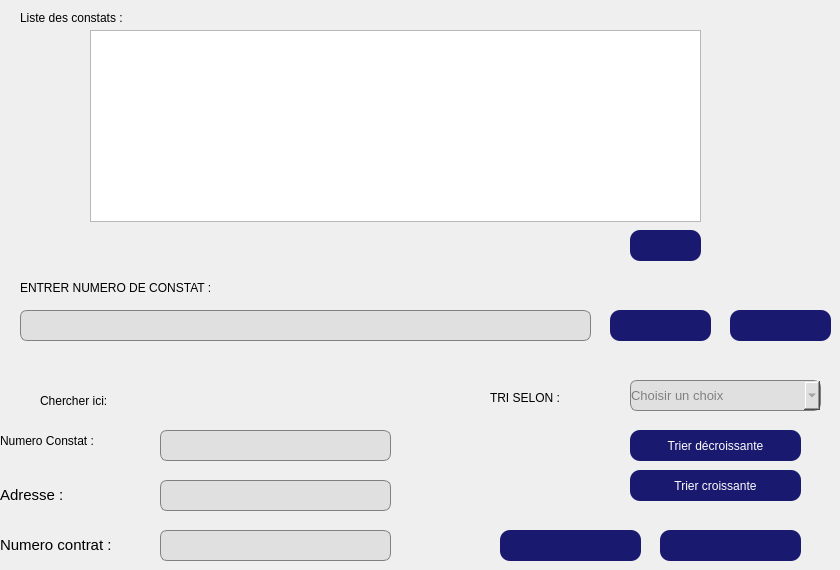
   <widget class="QWidget" name="tab_6">
    <attribute name="title">
     <string>LISTE</string>
    </attribute>
    <widget class="QLabel" name="label_43">
     <property name="geometry">
      <rect>
       <x>20</x>
       <y>10</y>
       <width>191</width>
       <height>16</height>
      </rect>
     </property>
     <property name="styleSheet">
      <string notr="true">font: 11pt &quot;Copperplate Gothic Bold&quot;;
color: rgb(0, 0, 0);</string>
     </property>
     <property name="text">
      <string>Liste des constats : </string>
     </property>
    </widget>
    <widget class="QLabel" name="label_44">
     <property name="geometry">
      <rect>
       <x>20</x>
       <y>280</y>
       <width>361</width>
       <height>16</height>
      </rect>
     </property>
     <property name="styleSheet">
      <string notr="true">font: 11pt &quot;Copperplate Gothic Bold&quot;;
color: rgb(0, 0, 0);</string>
     </property>
     <property name="text">
      <string>ENTRER NUMERO DE CONSTAT :</string>
     </property>
    </widget>
    <widget class="QLineEdit" name="lineEdit_numeros">
     <property name="geometry">
      <rect>
       <x>20</x>
       <y>310</y>
       <width>571</width>
       <height>31</height>
      </rect>
     </property>
     <property name="styleSheet">
      <string notr="true">QLineEdit {
    background-color: #e0e0e0; /* Couleur de fond par défaut */
    color: #808080; /* Couleur du texte par défaut (gris clair) */
    border: 1px solid #808080; /* Bordure grise par défaut */
    border-radius: 7px; /* Arrondir les coins par défaut */
}

QLineEdit:focus {
    background-color: #fafad2; /* Nouvelle couleur de fond lorsque le lineEdit est en focus */
    color: #000000; /* Nouvelle couleur du texte lorsque le lineEdit est en focus (noir) */
    border-color: #D3D3D3; /* Nouvelle couleur de la bordure lorsque le lineEdit est en focus */
}
</string>
     </property>
    </widget>
    <widget class="QLabel" name="label_45">
     <property name="geometry">
      <rect>
       <x>490</x>
       <y>390</y>
       <width>211</width>
       <height>16</height>
      </rect>
     </property>
     <property name="styleSheet">
      <string notr="true">font: 11pt &quot;Copperplate Gothic Bold&quot;;
color: rgb(0, 0, 0);</string>
     </property>
     <property name="text">
      <string>TRI SELON :</string>
     </property>
    </widget>
    <widget class="QPushButton" name="pushButton_statistique">
     <property name="geometry">
      <rect>
       <x>660</x>
       <y>530</y>
       <width>141</width>
       <height>31</height>
      </rect>
     </property>
     <property name="styleSheet">
      <string notr="true">QPushButton {
	image: url(:/images/img/1708110523743.png);
	font: 12pt &quot;Century Gothic&quot;;
    background-color: #191970; /* Couleur de fond */
    color: #fff; /* Couleur du texte */
    border: none; /* Pas de bordure */
    border-radius: 10px; /* Arrondir les coins */
}

/* Style lorsque la souris survole le bouton */
QPushButton:hover {
	color: rgb(255, 255, 255);

background:#DAA520;
border: none;
}

/* Style lorsque le bouton est enfoncé */
QPushButton:pressed {
    background-color: #b8860b; /* Couleur de fond en cas d'appui */
    border: 1px solid #446cff; /* Bordure en cas d'appui */
}

/* Style lorsque le bouton est enfoncé et coché (utilisé pour les boutons à bascule) */
QPushButton:checked {
    background-color: #3761ff; /* Couleur de fond en cas de bouton coché */
    border: 1px solid #3761ff; /* Bordure en cas de bouton coché */
}




</string>
     </property>
     <property name="text">
      <string/>
     </property>
    </widget>
    <widget class="QPushButton" name="pushButton_trier">
     <property name="geometry">
      <rect>
       <x>630</x>
       <y>430</y>
       <width>171</width>
       <height>31</height>
      </rect>
     </property>
     <property name="styleSheet">
      <string notr="true">QPushButton {
	font: 12pt &quot;Century Gothic&quot;;
    background-color: #191970; /* Couleur de fond */
    color: #fff; /* Couleur du texte */
    border: none; /* Pas de bordure */
    border-radius: 10px; /* Arrondir les coins */
}

/* Style lorsque la souris survole le bouton */
QPushButton:hover {
	color: rgb(255, 255, 255);

background:#DAA520;
border: none;
}

/* Style lorsque le bouton est enfoncé */
QPushButton:pressed {
    background-color: #b8860b; /* Couleur de fond en cas d'appui */
    border: 1px solid #446cff; /* Bordure en cas d'appui */
}

/* Style lorsque le bouton est enfoncé et coché (utilisé pour les boutons à bascule) */
QPushButton:checked {
    background-color: #3761ff; /* Couleur de fond en cas de bouton coché */
    border: 1px solid #3761ff; /* Bordure en cas de bouton coché */
}




</string>
     </property>
     <property name="text">
      <string>Trier décroissante</string>
     </property>
    </widget>
    <widget class="QPushButton" name="pushButton_34">
     <property name="geometry">
      <rect>
       <x>610</x>
       <y>310</y>
       <width>101</width>
       <height>31</height>
      </rect>
     </property>
     <property name="styleSheet">
      <string notr="true">QPushButton {
	image: url(:/images/img/Picsart_24-02-16_20-04-00-348.png);
	font: 12pt &quot;Century Gothic&quot;;
    background-color: #191970; /* Couleur de fond */
    color: #fff; /* Couleur du texte */
    border: none; /* Pas de bordure */
    border-radius: 10px; /* Arrondir les coins */
}

/* Style lorsque la souris survole le bouton */
QPushButton:hover {
	color: rgb(255, 255, 255);

background:#DAA520;
border: none;
}

/* Style lorsque le bouton est enfoncé */
QPushButton:pressed {
    background-color: #b8860b; /* Couleur de fond en cas d'appui */
    border: 1px solid #446cff; /* Bordure en cas d'appui */
}

/* Style lorsque le bouton est enfoncé et coché (utilisé pour les boutons à bascule) */
QPushButton:checked {
    background-color: #3761ff; /* Couleur de fond en cas de bouton coché */
    border: 1px solid #3761ff; /* Bordure en cas de bouton coché */
}




</string>
     </property>
     <property name="text">
      <string/>
     </property>
    </widget>
    <widget class="QLabel" name="label_3">
     <property name="geometry">
      <rect>
       <x>560</x>
       <y>440</y>
       <width>61</width>
       <height>61</height>
      </rect>
     </property>
     <property name="styleSheet">
      <string notr="true">image: url(:/images/img/tri.png);</string>
     </property>
     <property name="text">
      <string/>
     </property>
    </widget>
    <widget class="QPushButton" name="pushButton_35">
     <property name="geometry">
      <rect>
       <x>500</x>
       <y>530</y>
       <width>141</width>
       <height>31</height>
      </rect>
     </property>
     <property name="styleSheet">
      <string notr="true">QPushButton {
	image: url(:/images/img/Picsart_24-02-16_20-04-56-340.png);
	font: 12pt &quot;Century Gothic&quot;;
    background-color: #191970; /* Couleur de fond */
    color: #fff; /* Couleur du texte */
    border: none; /* Pas de bordure */
    border-radius: 10px; /* Arrondir les coins */
}

/* Style lorsque la souris survole le bouton */
QPushButton:hover {
	color: rgb(255, 255, 255);

background:#DAA520;
border: none;
}

/* Style lorsque le bouton est enfoncé */
QPushButton:pressed {
    background-color: #b8860b; /* Couleur de fond en cas d'appui */
    border: 1px solid #446cff; /* Bordure en cas d'appui */
}

/* Style lorsque le bouton est enfoncé et coché (utilisé pour les boutons à bascule) */
QPushButton:checked {
    background-color: #3761ff; /* Couleur de fond en cas de bouton coché */
    border: 1px solid #3761ff; /* Bordure en cas de bouton coché */
}




</string>
     </property>
     <property name="text">
      <string/>
     </property>
    </widget>
    <widget class="QLabel" name="label_46">
     <property name="geometry">
      <rect>
       <x>0</x>
       <y>480</y>
       <width>81</width>
       <height>31</height>
      </rect>
     </property>
     <property name="styleSheet">
      <string notr="true">color: rgb(0, 0, 0);
border-color: transparent;</string>
     </property>
     <property name="text">
      <string>&lt;html&gt;&lt;head/&gt;&lt;body&gt;&lt;p&gt;&lt;span style=&quot; font-size:11pt;&quot;&gt;Adresse : &lt;/span&gt;&lt;/p&gt;&lt;/body&gt;&lt;/html&gt;</string>
     </property>
    </widget>
    <widget class="QLineEdit" name="lineEdit_chercher">
     <property name="geometry">
      <rect>
       <x>160</x>
       <y>480</y>
       <width>231</width>
       <height>31</height>
      </rect>
     </property>
     <property name="styleSheet">
      <string notr="true">QLineEdit {
	font: 10pt ;
    background-color: #e0e0e0; /* Couleur de fond par défaut */
    color: #808080; /* Couleur du texte par défaut (gris clair) */
    border: 1px solid #808080; /* Bordure grise par défaut */
    border-radius: 7px; /* Arrondir les coins par défaut */
  
    padding-right: 40px; /* Ajoute un espace à droite */

}

QLineEdit:focus {
    background-color: #fafad2; /* Nouvelle couleur de fond lorsque le lineEdit est en focus */
    color: #000000; /* Nouvelle couleur du texte lorsque le lineEdit est en focus (noir) */
    border-color: #D3D3D3; /* Nouvelle couleur de la bordure lorsque le lineEdit est en focus */
}
</string>
     </property>
    </widget>
    <widget class="QTableView" name="tableView">
     <property name="geometry">
      <rect>
       <x>90</x>
       <y>30</y>
       <width>611</width>
       <height>192</height>
      </rect>
     </property>
    </widget>
    <widget class="QPushButton" name="pushButton_refreche">
     <property name="geometry">
      <rect>
       <x>630</x>
       <y>230</y>
       <width>71</width>
       <height>31</height>
      </rect>
     </property>
     <property name="styleSheet">
      <string notr="true">QPushButton {
	font: 12pt &quot;Century Gothic&quot;;
	image: url(:/images/img/Picsart_24-02-16_20-03-29-572.png);
    background-color: #191970; /* Couleur de fond */
    color: #fff; /* Couleur du texte */
    border: none; /* Pas de bordure */
    border-radius: 10px; /* Arrondir les coins */
}

/* Style lorsque la souris survole le bouton */
QPushButton:hover {
	color: rgb(255, 255, 255);

background:#DAA520;
border: none;
}

/* Style lorsque le bouton est enfoncé */
QPushButton:pressed {
    background-color: #b8860b; /* Couleur de fond en cas d'appui */
    border: 1px solid #446cff; /* Bordure en cas d'appui */
}

/* Style lorsque le bouton est enfoncé et coché (utilisé pour les boutons à bascule) */
QPushButton:checked {
    background-color: #3761ff; /* Couleur de fond en cas de bouton coché */
    border: 1px solid #3761ff; /* Bordure en cas de bouton coché */
}




</string>
     </property>
     <property name="text">
      <string/>
     </property>
    </widget>
    <widget class="QLabel" name="label_2">
     <property name="geometry">
      <rect>
       <x>40</x>
       <y>380</y>
       <width>171</width>
       <height>41</height>
      </rect>
     </property>
     <property name="styleSheet">
      <string notr="true">font: 11pt &quot;Copperplate Gothic Bold&quot;;
color: rgb(0, 0, 0);</string>
     </property>
     <property name="text">
      <string>Chercher ici:</string>
     </property>
    </widget>
    <widget class="QLabel" name="label_5">
     <property name="geometry">
      <rect>
       <x>-10</x>
       <y>380</y>
       <width>56</width>
       <height>31</height>
      </rect>
     </property>
     <property name="styleSheet">
      <string notr="true">image: url(:/images/img/Picsart_24-02-16_20-08-03-121.png);</string>
     </property>
     <property name="text">
      <string/>
     </property>
    </widget>
    <widget class="QPushButton" name="pushButton_trier_croi">
     <property name="geometry">
      <rect>
       <x>630</x>
       <y>470</y>
       <width>171</width>
       <height>31</height>
      </rect>
     </property>
     <property name="styleSheet">
      <string notr="true">QPushButton {
	font: 12pt &quot;Century Gothic&quot;;
    background-color: #191970; /* Couleur de fond */
    color: #fff; /* Couleur du texte */
    border: none; /* Pas de bordure */
    border-radius: 10px; /* Arrondir les coins */
}

/* Style lorsque la souris survole le bouton */
QPushButton:hover {
	color: rgb(255, 255, 255);

background:#DAA520;
border: none;
}

/* Style lorsque le bouton est enfoncé */
QPushButton:pressed {
    background-color: #b8860b; /* Couleur de fond en cas d'appui */
    border: 1px solid #446cff; /* Bordure en cas d'appui */
}

/* Style lorsque le bouton est enfoncé et coché (utilisé pour les boutons à bascule) */
QPushButton:checked {
    background-color: #3761ff; /* Couleur de fond en cas de bouton coché */
    border: 1px solid #3761ff; /* Bordure en cas de bouton coché */
}




</string>
     </property>
     <property name="text">
      <string>Trier croissante</string>
     </property>
    </widget>
    <widget class="QLineEdit" name="lineEdit_chercher_num">
     <property name="geometry">
      <rect>
       <x>160</x>
       <y>430</y>
       <width>231</width>
       <height>31</height>
      </rect>
     </property>
     <property name="styleSheet">
      <string notr="true">QLineEdit {
	font: 10pt ;
    background-color: #e0e0e0; /* Couleur de fond par défaut */
    color: #808080; /* Couleur du texte par défaut (gris clair) */
    border: 1px solid #808080; /* Bordure grise par défaut */
    border-radius: 7px; /* Arrondir les coins par défaut */
  
    padding-right: 40px; /* Ajoute un espace à droite */

}

QLineEdit:focus {
    background-color: #fafad2; /* Nouvelle couleur de fond lorsque le lineEdit est en focus */
    color: #000000; /* Nouvelle couleur du texte lorsque le lineEdit est en focus (noir) */
    border-color: #D3D3D3; /* Nouvelle couleur de la bordure lorsque le lineEdit est en focus */
}
</string>
     </property>
    </widget>
    <widget class="QLabel" name="label_7">
     <property name="geometry">
      <rect>
       <x>0</x>
       <y>425</y>
       <width>151</width>
       <height>31</height>
      </rect>
     </property>
     <property name="styleSheet">
      <string notr="true">font: 75 11pt &quot;MS Shell Dlg 2&quot;;</string>
     </property>
     <property name="text">
      <string>Numero Constat :</string>
     </property>
    </widget>
    <widget class="QPushButton" name="pushButton_pdfS">
     <property name="geometry">
      <rect>
       <x>730</x>
       <y>310</y>
       <width>101</width>
       <height>31</height>
      </rect>
     </property>
     <property name="styleSheet">
      <string notr="true">QPushButton {
	image: url(:/images/img/Picsart_24-02-16_20-04-56-340.png);
	font: 12pt &quot;Century Gothic&quot;;
    background-color: #191970; /* Couleur de fond */
    color: #fff; /* Couleur du texte */
    border: none; /* Pas de bordure */
    border-radius: 10px; /* Arrondir les coins */
}

/* Style lorsque la souris survole le bouton */
QPushButton:hover {
	color: rgb(255, 255, 255);

background:#DAA520;
border: none;
}

/* Style lorsque le bouton est enfoncé */
QPushButton:pressed {
    background-color: #b8860b; /* Couleur de fond en cas d'appui */
    border: 1px solid #446cff; /* Bordure en cas d'appui */
}

/* Style lorsque le bouton est enfoncé et coché (utilisé pour les boutons à bascule) */
QPushButton:checked {
    background-color: #3761ff; /* Couleur de fond en cas de bouton coché */
    border: 1px solid #3761ff; /* Bordure en cas de bouton coché */
}




</string>
     </property>
     <property name="text">
      <string/>
     </property>
    </widget>
    <widget class="QComboBox" name="comboBox">
     <property name="geometry">
      <rect>
       <x>630</x>
       <y>380</y>
       <width>191</width>
       <height>31</height>
      </rect>
     </property>
     <property name="styleSheet">
      <string notr="true">QComboBox {
	font: 10pt ;
    background-color: #e0e0e0; /* Couleur de fond par défaut */
    color: #808080; /* Couleur du texte par défaut (gris clair) */
    border: 1px solid #808080; /* Bordure grise par défaut */
    border-radius: 7px; /* Arrondir les coins par défaut */
  
    padding-right: 40px; /* Ajoute un espace à droite */

}

QComboBox:focus {
    background-color: #fafad2; /* Nouvelle couleur de fond lorsque le lineEdit est en focus */
    color: #000000; /* Nouvelle couleur du texte lorsque le lineEdit est en focus (noir) */
    border-color: #D3D3D3; /* Nouvelle couleur de la bordure lorsque le lineEdit est en focus */
}
</string>
     </property>
     <item>
      <property name="text">
       <string>Choisir un choix</string>
      </property>
     </item>
     <item>
      <property name="text">
       <string>Date</string>
      </property>
     </item>
     <item>
      <property name="text">
       <string>Degat</string>
      </property>
     </item>
     <item>
      <property name="text">
       <string>Numero constat</string>
      </property>
     </item>
     <item>
      <property name="text">
       <string>Numero contrat</string>
      </property>
     </item>
    </widget>
    <widget class="QLineEdit" name="lineEdit_chercherCon">
     <property name="geometry">
      <rect>
       <x>160</x>
       <y>530</y>
       <width>231</width>
       <height>31</height>
      </rect>
     </property>
     <property name="styleSheet">
      <string notr="true">QLineEdit {
	font: 10pt ;
    background-color: #e0e0e0; /* Couleur de fond par défaut */
    color: #808080; /* Couleur du texte par défaut (gris clair) */
    border: 1px solid #808080; /* Bordure grise par défaut */
    border-radius: 7px; /* Arrondir les coins par défaut */
  
    padding-right: 40px; /* Ajoute un espace à droite */

}

QLineEdit:focus {
    background-color: #fafad2; /* Nouvelle couleur de fond lorsque le lineEdit est en focus */
    color: #000000; /* Nouvelle couleur du texte lorsque le lineEdit est en focus (noir) */
    border-color: #D3D3D3; /* Nouvelle couleur de la bordure lorsque le lineEdit est en focus */
}
</string>
     </property>
    </widget>
    <widget class="QLabel" name="label_50">
     <property name="geometry">
      <rect>
       <x>0</x>
       <y>530</y>
       <width>151</width>
       <height>31</height>
      </rect>
     </property>
     <property name="styleSheet">
      <string notr="true">color: rgb(0, 0, 0);
border-color: transparent;</string>
     </property>
     <property name="text">
      <string>&lt;html&gt;&lt;head/&gt;&lt;body&gt;&lt;p&gt;&lt;span style=&quot; font-size:11pt;&quot;&gt;Numero contrat : &lt;/span&gt;&lt;/p&gt;&lt;/body&gt;&lt;/html&gt;</string>
     </property>
    </widget>
   </widget>
